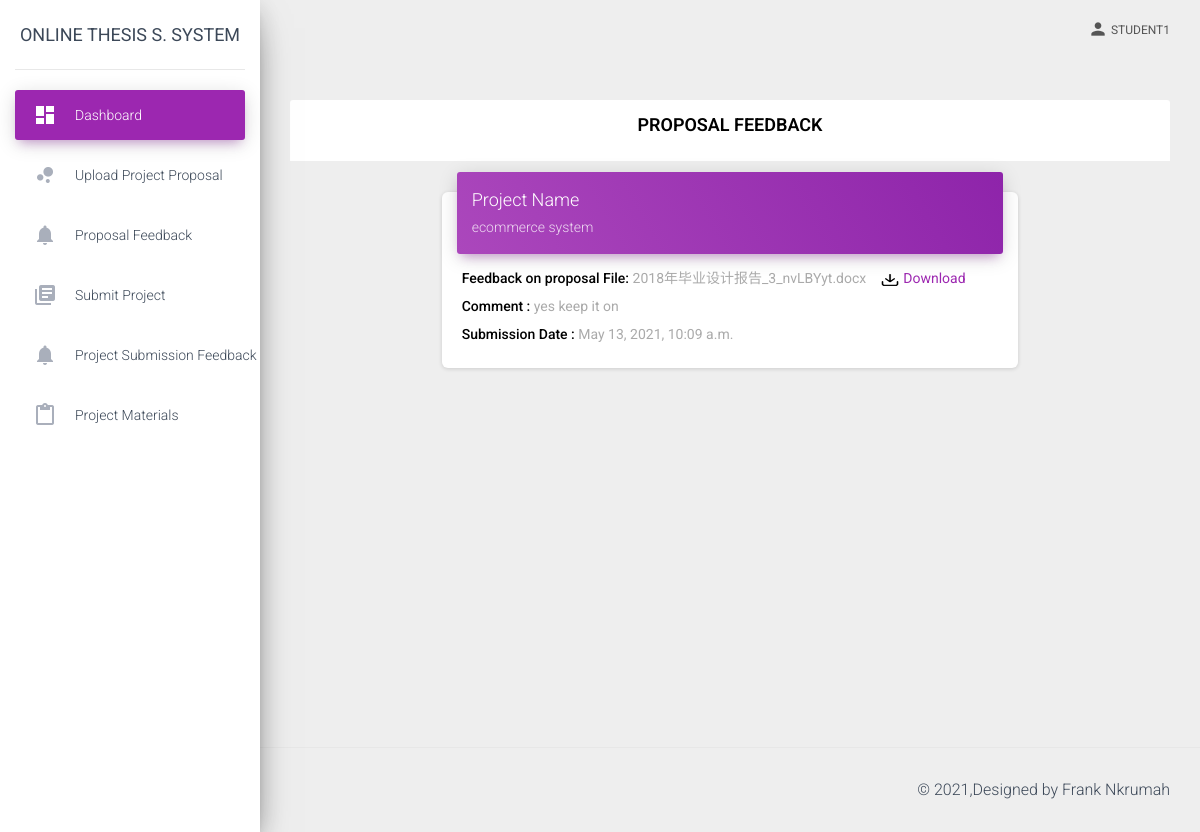
Page /proposal-feedback (signed in) on the committed database.
### online_thesis/models.py (models this page shows, shortened)
class ProposalFeedback(models.Model):
    teacher = models.ForeignKey(User, on_delete=models.CASCADE)
    project_proposal = models.ForeignKey(ProjectProposal, on_delete=models.CASCADE)
    feedback_file = models.FileField(upload_to='feedback_files',blank=True)
    comment = models.TextField(blank=True)
    date = models.DateTimeField(auto_now_add=True)
    status = models.BooleanField(default=False)
    def filename(self):
        return os.path.basename(self.feedback_file.name)

class ProjectProposal(models.Model):
    student = models.ForeignKey(User, on_delete=models.CASCADE)
    project = models.ForeignKey(SelectedTopic, on_delete=models.CASCADE)
    proposal_file = models.FileField(upload_to='proposal_files', blank=False)
    comment = models.TextField(blank=True, max_length=1000)
    date = models.DateTimeField(auto_now_add=True)
    status = models.BooleanField(default=False)

class SelectedTopic(models.Model):
    PROJECT_STATUS = (
        ('PENDING','PENDING'),
        ('DENIED','DENIED'),
        ('APPROVED','APPROVED'),
    )
    project = models.ForeignKey(Topic, on_delete=models.CASCADE)
    student = models.ForeignKey(User, on_delete=models.CASCADE)
    student_view = models.TextField()
    status = models.CharField(max_length=300, choices=PROJECT_STATUS, default='PENDING')
    date = models.DateTimeField(auto_now_add=True)
    def __str__(self):
        return self.project.name

class Topic(models.Model):
    PROJECT_STATUS = (
        ('PENDING','PENDING'),
        ('DENIED','DENIED'),
        ('APPROVED','APPROVED'),
    )
    name = models.CharField(max_length=300)
    description = models.TextField()
    teacher = models.ForeignKey(User, on_delete=models.CASCADE)
    status = models.CharField(max_length=300, choices=PROJECT_STATUS, default='PENDING')

### online_thesis/views.py (the view)
# urls.py: path('proposal-feedback', proposal_feedback, name='proposal_feedback'),
@login_required
def proposal_feedback(request):
    try:
        feedback = ProposalFeedback.objects.get(project_proposal__student=request.user)
        return render(request ,'student/proposal_feedback.html',{'feedback':feedback})
    except:
        return redirect('no_proposal_feedback')

### templates/student/proposal_feedback.html (shortened to what this page needs)
{% extends "student_base.html" %}
{% load static %}
{% block content %}
<div class="container-fluid">
  <div class="row">
    <div class="col-md-12">
      <div class="row">
        <div class="col-md-12">
        <div class="card-header card-header-primary">
          <h4 class="card-title title-main">PROPOSAL FEEDBACK</h4>
        </div>
        </div>
        <div class="col-md-2"></div>
        <div class="col-md-8">
          <div class="card">
            <div class="card-header card-header-primary">
              <h4 class="card-title">Project Name</h4>
              <p class="card-category">{{feedback.project_proposal.project}}</p>
            </div>
            <div class="card-body">
              <label class="labl"><span class="project-detail">Feedback on proposal File:</span> {{feedback.filename}} <a href="{{feedback.feedback_file.url}}" download> <span class="download"><img class="download-img" src="{% static 'img/download.png' %}" /> Download</span></a></label>
              <label class="labl"><span class="project-detail">Comment :</span> {{feedback.comment}}</label>
              <label class="labl"><span class="project-detail">Submission Date :</span> {{feedback.date}}</label>
            </div>
          </div>
        </div>
        <div class="col-md-2"></div>
      </div>
    </div>
  </div>
</div>
{% endblock %}

### templates/student_base.html (shortened to what this page needs)
<!DOCTYPE html>
{% load static %}
<html lang="en">
<head>
  <link rel="stylesheet" href="https://maxcdn.bootstrapcdn.com/font-awesome/latest/css/font-awesome.min.css">
  <link href="{% static 'css/material-dashboard.css' %}" rel="stylesheet" />
  <link href="{% static 'demo/demo.css' %}" rel="stylesheet" />
</head>
<body class="">
  <div class="wrapper ">
    <div class="sidebar" data-color="purple" data-background-color="white" data-image="../assets/img/sidebar-1.jpg">
      <div class="logo"><a href="{% url 'dashboard' %}" class="simple-text logo-normal">
          Online Thesis S. System
        </a></div>
      <div class="sidebar-wrapper">
        <ul class="nav">
          <li class="nav-item active ">
            <a class="nav-link" href="{% url 'dashboard' %}">
              <i class="material-icons">dashboard</i>
              <p>Dashboard</p>
            </a>
          </li>
          <li class="nav-item ">
            <a class="nav-link" href="{% url 'upload_proposal' %}">
              <i class="material-icons">bubble_chart</i>
              <p>Upload Project Proposal</p>
            </a>
          </li>
          <li class="nav-item ">
            <a class="nav-link" href="{% url 'proposal_feedback' %}">
              <i class="material-icons">notifications</i>
              <p>Proposal Feedback</p>
            </a>
          </li>
          <li class="nav-item ">
            <a class="nav-link" href="{% url 'submit_project' %}">
              <i class="material-icons">library_books</i>
              <p>Submit Project</p>
            </a>
          </li>
          <li class="nav-item ">
            <a class="nav-link" href="{% url 'project_submission_feedback' %}">
              <i class="material-icons">notifications</i>
              <p>Project Submission Feedback</p>
            </a>
          </li>
         <li class="nav-item ">
            <a class="nav-link" href="{% url 'project_materials' %}">
              <i class="material-icons">content_paste</i>
              <p>Project Materials</p>
            </a>
          </li>
        </ul>
      </div>
    </div>
    <div class="main-panel">
      <nav class="navbar navbar-expand-lg navbar-transparent navbar-absolute fixed-top ">
        <div class="container-fluid">
          <div class="collapse navbar-collapse justify-content-end">
            <ul class="navbar-nav">
              <li class="nav-item dropdown">
                <a class="nav-link" href="javascript:;" id="navbarDropdownProfile" data-toggle="dropdown" aria-haspopup="true" aria-expanded="false">
                  <i class="material-icons">person</i><span>{{user.username}}</span>
                </a>
              </li>
            </ul>
          </div>
        </div>
      </nav>
      <div class="content">
        {% block content %}{% endblock  %}
      </div>
      <footer class="footer">
        <div class="container-fluid">
          <div class="copyright float-right">
            &copy;
              ,Designed by  Frank Nkrumah
              </div>
        </div>
      </footer>
    </div>
  </div>
</body>
</html>

### templates/student/proposal_feedback.html (style rules this page uses)
.project-detail { color:black; font-weight:500; }
.title-main { color:black; font-weight:600; text-align:center; }
.labl { display:block; }
.download { margin-left:10px; }
.download-img { width: 20px; height: 14px; }

### rows in the picture
ProposalFeedback: project_proposal.project "ecommerce system", filename "2018年毕业设计报告_3_nvLBYyt.docx", comment "yes keep it on", date "May 13, 2021, 10:09 a.m."

### other values in the picture
{{ user.username }} "STUDENT1"
